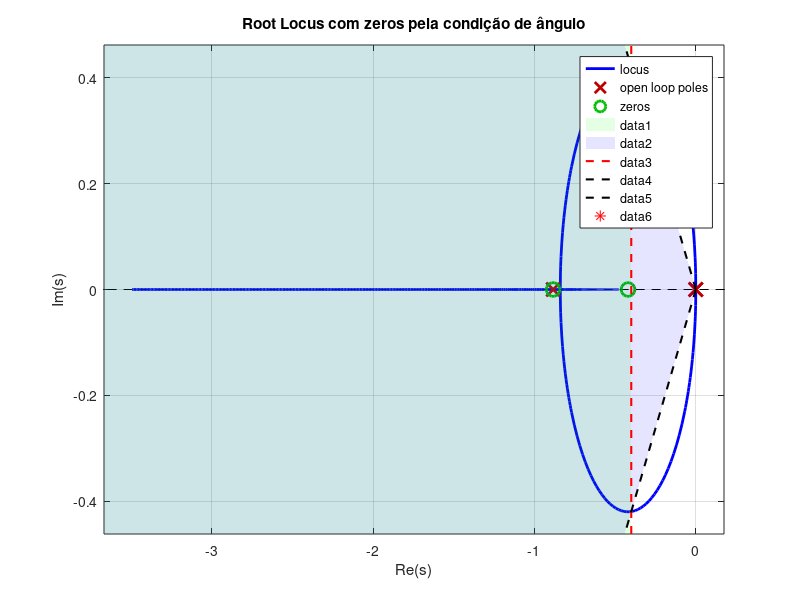
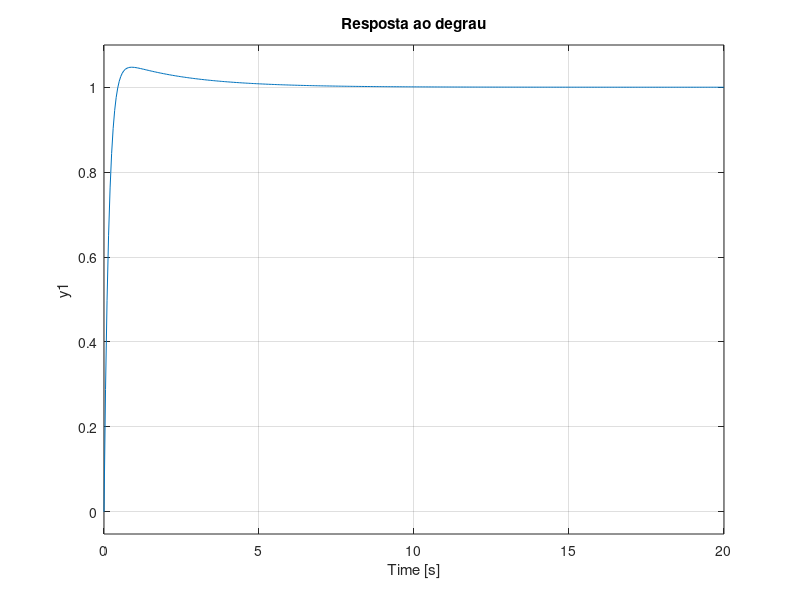

The MATLAB source for these figures, in order:
clear; close all; clc;
s = tf('s');

% --- Planta e requisitos ---
G_s = 0.0526 / (s^2 + 0.8842*s);
sigma   = -0.4;           % fronteira de tempo de acomodação
zeta    = 0.6901;
omega_d = sigma * sqrt(1 - zeta^2) / (-zeta);  % Im do polo no vértice

s_star = sigma + 1j*omega_d;
fprintf('Polo desejado s* = %.4f + %.4fj\n', real(s_star), imag(s_star));

% --- Zero 1: cancela polo da planta ---
z1 = -0.8842;

% --- Zero 2: condição de ângulo em s* ---
% Polos efetivos após cancelamento: dois em s=0
phi_p1 = angle(s_star - 0);   % contribuição do polo 1
phi_p2 = angle(s_star - 0);   % contribuição do polo 2 (idêntico)

% Ângulo que z2 precisa contribuir
phi_z2_needed = pi + phi_p1 + phi_p2;  % condição: phi_z2 - (phi_p1+phi_p2) = 180°

% z2 é o ponto no eixo real tal que angle(s* - z2) = phi_z2_needed
% angle(sigma + jw - z2) = atan2(omega_d, sigma - z2) = phi_z2_needed
% => sigma - z2 = omega_d / tan(phi_z2_needed)
z2 = real(s_star) - imag(s_star) / tan(phi_z2_needed);
fprintf('z2 pela condição de ângulo = %.4f\n', z2);

% --- Monta C(s) com os zeros calculados ---
% C(s) = Kd*(s-z1)*(s-z2)/s
num_zeros = conv([1 -z1], [1 -z2]);   % polinômio (s-z1)(s-z2)

% Ganho K pela condição de módulo em s*
L_s = (polyval(num_zeros, s_star) / s_star) * ...
      (0.0526 / (s_star^2 + 0.8842*s_star));
K = 1 / abs(L_s);
fprintf('K mínimo = %.4f\n', K);

K = 130;
% Extrai Kd, Kp, Ki
Kd = K;
Kp = K * (-(z1 + z2));        % coef de s no numerador expandido * K
Ki = K * (z1 * z2);           % termo independente * K
fprintf('Kd=%.4f  Kp=%.4f  Ki=%.4f\n', Kd, Kp, Ki);

% --- Monta e verifica ---
C_s = tf(K * num_zeros, [1 0]);
L_loop = C_s * G_s;
H_z  = feedback(L_loop, 1);

figure;
rlocus(L_loop); hold on; grid on;

% Região de requisitos
ax = axis;
sigma_min = sigma;
zeta_ang  = acos(zeta);
patch([ax(1) sigma_min sigma_min ax(1)], [ax(3) ax(3) ax(4) ax(4)], ...
      'g', 'FaceAlpha', 0.1, 'EdgeColor', 'none');
lx = abs(ax(1));
patch([0 -lx -lx], [0 lx*tan(zeta_ang) -lx*tan(zeta_ang)], ...
      'b', 'FaceAlpha', 0.1, 'EdgeColor', 'none');
plot([sigma_min sigma_min], ax(3:4), 'r--', 'LineWidth', 1.5);
plot([0 -lx], [0  lx*tan(zeta_ang)], 'k--', 'LineWidth', 1.5);
plot([0 -lx], [0 -lx*tan(zeta_ang)], 'k--', 'LineWidth', 1.5);
plot(real(s_star), imag(s_star), 'r*', 'MarkerSize', 14);

title('Root Locus com zeros pela condição de ângulo');
xlabel('Re(s)'); ylabel('Im(s)');

figure; step(H_z); grid on;
title('Resposta ao degrau');
